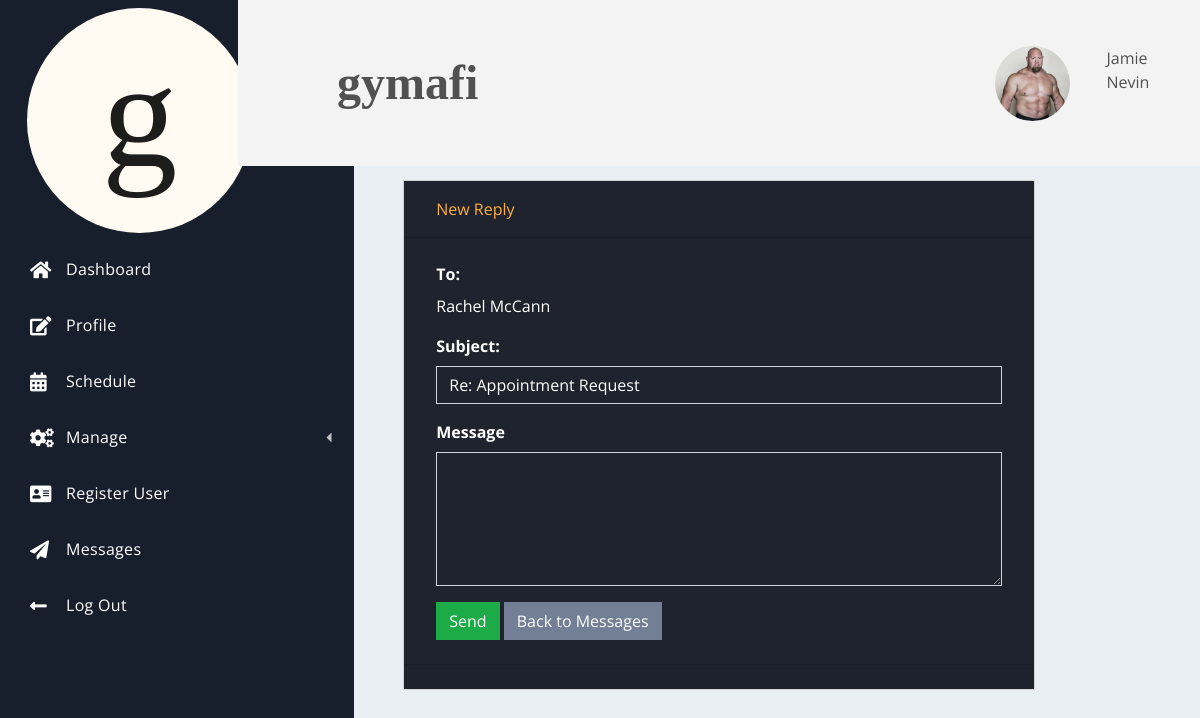
/admin/replymessage.php?id=76 (signed in), run on the app's committed database.
### tables this page shows
CREATE TABLE `profile_img` (
  `img_id` int(11) NOT NULL,
  `img_path` varchar(200) NOT NULL DEFAULT '/gymafi/profileimg/placeholderimg.jpeg'
);

CREATE TABLE `users` (
  `id` int(11) NOT NULL,
  `username` varchar(100) DEFAULT NULL,
  `first_name` varchar(200) DEFAULT NULL,
  `last_name` varchar(200) DEFAULT NULL,
  `postcode` varchar(200) DEFAULT NULL,
  `house_number` varchar(255) DEFAULT NULL,
  `phone_number` varchar(14) DEFAULT NULL,
  `email` varchar(100) NOT NULL,
  `pword` varchar(100) NOT NULL,
  `is_admin` int(1) DEFAULT 0,
  `ass_coach_id` int(11) DEFAULT 100,
  `user_status` int(11) NOT NULL DEFAULT 0,
  `date_created` datetime NOT NULL DEFAULT current_timestamp()
);

CREATE TABLE `messages` (
  `id` int(11) NOT NULL,
  `subject` varchar(255) NOT NULL,
  `message` varchar(255) NOT NULL,
  `sender_id` int(11) NOT NULL,
  `recipient_id` int(11) NOT NULL,
  `created` datetime NOT NULL DEFAULT current_timestamp()
);

### admin/replymessage.php (the view, shortened to what this page needs)
<?php
    include('../conn.php');
    if(!isset($_SESSION['keep_id'])) {
        header('location: ../index.php');
    } else {
        $id = $_SESSION['keep_id'];
    }
    $read = "SELECT * FROM users WHERE id = $id";
            $result = $conn->query($read);
            while($row = $result->fetch_assoc()) {
                $get_first_name = $row['first_name'];
                $get_last_name = $row['last_name'];
            }
?>
<!DOCTYPE html>
<html lang="en">
<head>
    <link rel="stylesheet" href="https://use.fontawesome.com/releases/v5.4.1/css/all.css">
    <link rel="stylesheet" href="/gymafi/css/spur.css">
    <link rel="stylesheet" href="/gymafi/stylesheet.css">
</head>
<body>
    <div class="dash">
        <div class="dash-nav dash-nav-dark">
            <header>
                <a href="../admin/dash.php" class="">
                    <img src="/gymafi/img/gymafi_logo_circle.svg"
                            width="75%" height="75%" class="d-inline-block align-top myimgbutton loginbutton" alt="">
                </a>
            </header>
            <nav class="dash-nav-list">
                <a href="../admin/dash.php" class="dash-nav-item">
                    <i class="fas fa-home"></i> Dashboard </a>
                <a href="../admin/profile.php" class="dash-nav-item">
                    <i class="fas fa-edit"></i> Profile </a>
                <a href="../admin/schedule.php" class="dash-nav-item">
                    <i class="fas fa-calendar-alt"></i> Schedule </a>
                <div class="dash-nav-dropdown">
                    <a href="#!" class="dash-nav-item dash-nav-dropdown-toggle">
                        <i class="fas fa-cogs"></i> Manage </a>
                </div>
                <a href="../admin/register.php" class="dash-nav-item">
                    <i class="fas fa-address-card"></i> Register User </a>
                <a href="../admin/messages.php" class="dash-nav-item">
                    <i class="fas fa-paper-plane"></i> Messages</a>
                <a href="#!" class="dash-nav-item" data-toggle="modal" data-target="#logoutmodal">
                    <i class="fas fa-long-arrow-alt-left"></i> Log Out </a>
            </nav>
        </div>
        <div class="dash-app">
            <header class="dash-toolbar">
                <div class="tools">
                    <div class="dropdown tools-item">
                    </div>
                </div>
                <div class="col">
                    <a class="navbar-brand font-weight-bold mytitle">gymafi</a>
                </div>
                <div class="row">
                    <?php
                        $img = "SELECT img_path FROM profile_img INNER JOIN users ON profile_img.img_id = users.id WHERE users.id = $id";
                        $displayimg = $conn->query($img);
                        $numrows = $displayimg->num_rows;
                        if ($numrows == 0) {
                            echo '<div class="col">
                                '.$get_first_name.' '.$get_last_name.'
                            </div>';
                        } else {
                            while($row=$displayimg->fetch_assoc()) {
                                $imgdata = $row['img_path'];
                            }
                            echo '
                                <div class="row">
                                    <div class="col">
                                        <a href="../admin/profile.php"><img class="myprofilepic" style="width:75px;height:75px;border-radius:50%" src="'.$imgdata.'"></a>
                                    </div>
                                    <div class="col">
                                        <p>'.$get_first_name.' '.$get_last_name.'</p>
                                    </div>
                                </div>
                            ';
                        }
                    ?>
                </div>
            </header>
            <main class="dash-content mt-5 pt-5">
                <div class="container">
                    <?php
                        if(isset($_GET['id'])) {
                            $message_id = $_GET['id'];
                        }
                        $infoquery = "SELECT * FROM messages WHERE id = $message_id";
                        $inforesult = $conn->query($infoquery);
                        while($row=$inforesult->fetch_assoc()) {
                            $subject = $row['subject'];
                            $sender_id = $row['sender_id'];
                        }
                        $readsendername = "SELECT first_name, last_name FROM users WHERE id = $sender_id";
                        $resultsendername = $conn->query($readsendername);
                        while($row=$resultsendername->fetch_assoc()) {
                        $senderfirstname = $row['first_name'];
                        $senderlastname = $row['last_name'];
                        }
                        ?>
                        <div class="container w-75">
                            <div class="card spur-card bg-dark text-white">
                                <div class="card-header bg-dark text-warning">
                                    New Reply
                                </div>
                                <div class="card-body">
                                    <form action="messages.php" method="POST">
                                        <div class="form-group">
                                            <label for="clientselect"><strong>To: </strong></label>
                                            <?php echo '<p>'.$senderfirstname.' '.$senderlastname.'</p>';?>
                                        </div>
                                        <div class="form-group">
                                            <label for="subject"><strong>Subject:</strong></label>
                                            <input name="messagesubject" type="text" class="form-control bg-dark text-white" id="subject" value="Re: <?php echo $subject; ?>">
                                        </div>
                                        <div class="form-group">
                                            <label for="messagebody"><strong>Message</strong></label>
                                            <textarea name="messagetosend" class="form-control bg-dark text-white" id="messagebody" rows="5" autofocus></textarea>
                                        </div>
                                        <button name="sendmessage" type="submit" class="btn btn-success">Send</button>
                                        <a href="messages.php" class="btn btn-secondary">Back to Messages</a>
                                    </form>
                                </div>
                                <div class="card-footer text-muted">
                                </div>
                            </div>
                        </div>
                </div>
            </main>
        </div>
    </div>
</body>
</html>

### stylesheet.css (style rules this page uses)
html { font-family: -apple-system, BlinkMacSystemFont, 'Segoe UI', Roboto, Oxygen, Ubuntu, Cantarell, 'Open Sans', 'Helvetica Neue', sans-serif; }
.navbar-brand { padding: 0 15px; height: 150px; line-height: 150px; }
.mytitle { font-family: 'Times New Roman', Times, serif; font-size: 3em; }
.myprofilepic { object-fit: contain; }

### data on the page
profile_img: img_path (picture)
users: first_name "Jamie", last_name "Nevin"
users: first_name "Rachel", last_name "McCann"
messages: messagesubject "Re: Appointment Request"
